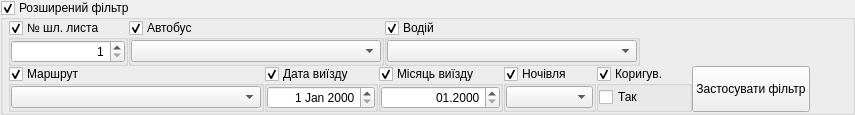
    <widget class="QGroupBox" name="groupBox_extFilter">
     <property name="title">
      <string>Розширений фільтр</string>
     </property>
     <property name="flat">
      <bool>true</bool>
     </property>
     <property name="checkable">
      <bool>true</bool>
     </property>
     <layout class="QVBoxLayout" name="verticalLayout_8">
      <property name="spacing">
       <number>0</number>
      </property>
      <property name="leftMargin">
       <number>5</number>
      </property>
      <property name="topMargin">
       <number>0</number>
      </property>
      <property name="rightMargin">
       <number>2</number>
      </property>
      <property name="bottomMargin">
       <number>0</number>
      </property>
      <item>
       <layout class="QHBoxLayout" name="horizontalLayout_19">
        <item>
         <widget class="QGroupBox" name="groupBox_shyahLystNumberFilter">
          <property name="title">
           <string>№ шл. листа</string>
          </property>
          <property name="checkable">
           <bool>true</bool>
          </property>
          <layout class="QVBoxLayout" name="verticalLayout_10">
           <property name="spacing">
            <number>0</number>
           </property>
           <property name="margin">
            <number>0</number>
           </property>
           <item>
            <widget class="QSpinBox" name="spinBox_shyahLystNumberFilter">
             <property name="alignment">
              <set>Qt::AlignRight|Qt::AlignTrailing|Qt::AlignVCenter</set>
             </property>
             <property name="minimum">
              <number>1</number>
             </property>
             <property name="maximum">
              <number>99999999</number>
             </property>
            </widget>
           </item>
          </layout>
         </widget>
        </item>
        <item>
         <widget class="QGroupBox" name="groupBox_autoFilter">
          <property name="title">
           <string>Автобус</string>
          </property>
          <property name="checkable">
           <bool>true</bool>
          </property>
          <layout class="QVBoxLayout" name="verticalLayout_4">
           <property name="spacing">
            <number>0</number>
           </property>
           <property name="margin">
            <number>0</number>
           </property>
           <item>
            <widget class="QComboBox" name="comboBox_autoFilter">
             <property name="minimumSize">
              <size>
               <width>250</width>
               <height>0</height>
              </size>
             </property>
            </widget>
           </item>
          </layout>
         </widget>
        </item>
        <item>
         <widget class="QGroupBox" name="groupBox_vodiyFilter">
          <property name="title">
           <string>Водій</string>
          </property>
          <property name="checkable">
           <bool>true</bool>
          </property>
          <layout class="QVBoxLayout" name="verticalLayout_5">
           <property name="spacing">
            <number>0</number>
           </property>
           <property name="margin">
            <number>0</number>
           </property>
           <item>
            <widget class="QComboBox" name="comboBox_vodiyFilter">
             <property name="minimumSize">
              <size>
               <width>250</width>
               <height>0</height>
              </size>
             </property>
            </widget>
           </item>
          </layout>
         </widget>
        </item>
        <item>
         <spacer name="horizontalSpacer_9">
          <property name="orientation">
           <enum>Qt::Horizontal</enum>
          </property>
          <property name="sizeHint" stdset="0">
           <size>
            <width>40</width>
            <height>20</height>
           </size>
          </property>
         </spacer>
        </item>
       </layout>
      </item>
      <item>
       <layout class="QHBoxLayout" name="horizontalLayout_20">
        <item>
         <widget class="QGroupBox" name="groupBox_marshrutFilter">
          <property name="title">
           <string>Маршрут</string>
          </property>
          <property name="checkable">
           <bool>true</bool>
          </property>
          <layout class="QVBoxLayout" name="verticalLayout_6">
           <property name="spacing">
            <number>0</number>
           </property>
           <property name="margin">
            <number>0</number>
           </property>
           <item>
            <widget class="QComboBox" name="comboBox_marshrutFilter">
             <property name="minimumSize">
              <size>
               <width>250</width>
               <height>0</height>
              </size>
             </property>
            </widget>
           </item>
          </layout>
         </widget>
        </item>
        <item>
         <widget class="QGroupBox" name="groupBox_dataVyizduFilter">
          <property name="title">
           <string>Дата виїзду</string>
          </property>
          <property name="checkable">
           <bool>true</bool>
          </property>
          <layout class="QVBoxLayout" name="verticalLayout_7">
           <property name="spacing">
            <number>0</number>
           </property>
           <property name="margin">
            <number>0</number>
           </property>
           <item>
            <widget class="QDateEdit" name="dateEdit_dataVyizduFilter">
             <property name="alignment">
              <set>Qt::AlignRight|Qt::AlignTrailing|Qt::AlignVCenter</set>
             </property>
            </widget>
           </item>
          </layout>
         </widget>
        </item>
        <item>
         <widget class="QGroupBox" name="groupBox_monthVyizduFilter">
          <property name="title">
           <string>Місяць виїзду</string>
          </property>
          <property name="checkable">
           <bool>true</bool>
          </property>
          <layout class="QVBoxLayout" name="verticalLayout_12">
           <property name="spacing">
            <number>0</number>
           </property>
           <property name="margin">
            <number>0</number>
           </property>
           <item>
            <widget class="QDateEdit" name="dateEdit_monthVyizduFilter">
             <property name="alignment">
              <set>Qt::AlignRight|Qt::AlignTrailing|Qt::AlignVCenter</set>
             </property>
             <property name="displayFormat">
              <string>MM.yyyy</string>
             </property>
            </widget>
           </item>
          </layout>
         </widget>
        </item>
        <item>
         <widget class="QGroupBox" name="groupBox_nochivlyaFilter">
          <property name="title">
           <string>Ночівля</string>
          </property>
          <property name="checkable">
           <bool>true</bool>
          </property>
          <layout class="QVBoxLayout" name="verticalLayout_9">
           <property name="spacing">
            <number>0</number>
           </property>
           <property name="margin">
            <number>0</number>
           </property>
           <item>
            <widget class="QComboBox" name="comboBox_nochivlyaFilter"/>
           </item>
          </layout>
         </widget>
        </item>
        <item>
         <widget class="QGroupBox" name="groupBox_korygFilter">
          <property name="title">
           <string>Коригув.</string>
          </property>
          <property name="checkable">
           <bool>true</bool>
          </property>
          <layout class="QVBoxLayout" name="verticalLayout_11">
           <property name="spacing">
            <number>0</number>
           </property>
           <property name="margin">
            <number>0</number>
           </property>
           <item>
            <widget class="QCheckBox" name="checkBox_korygFilter">
             <property name="text">
              <string>Так</string>
             </property>
            </widget>
           </item>
          </layout>
         </widget>
        </item>
        <item>
         <widget class="QPushButton" name="pushButton_execFilter">
          <property name="sizePolicy">
           <sizepolicy hsizetype="Minimum" vsizetype="Preferred">
            <horstretch>0</horstretch>
            <verstretch>0</verstretch>
           </sizepolicy>
          </property>
          <property name="text">
           <string>Застосувати фільтр</string>
          </property>
          <property name="icon">
           <iconset resource="../images/UAutoParkImg.qrc">
            <normaloff>:/function_icon_set/function_icon_set/search_48.png</normaloff>:/function_icon_set/function_icon_set/search_48.png</iconset>
          </property>
         </widget>
        </item>
        <item>
         <spacer name="horizontalSpacer_10">
          <property name="orientation">
           <enum>Qt::Horizontal</enum>
          </property>
          <property name="sizeHint" stdset="0">
           <size>
            <width>40</width>
            <height>20</height>
           </size>
          </property>
         </spacer>
        </item>
       </layout>
      </item>
     </layout>
    </widget>
